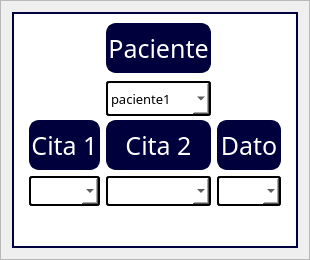
                     <widget class="QFrame" name="frame_comp_combo">
                      <property name="frameShape">
                       <enum>QFrame::StyledPanel</enum>
                      </property>
                      <property name="frameShadow">
                       <enum>QFrame::Raised</enum>
                      </property>
                      <layout class="QGridLayout" name="gridLayout_5">
                       <item row="0" column="0">
                        <widget class="QFrame" name="fr_est_tablep">
                         <property name="minimumSize">
                          <size>
                           <width>0</width>
                           <height>230</height>
                          </size>
                         </property>
                         <property name="maximumSize">
                          <size>
                           <width>1250</width>
                           <height>300</height>
                          </size>
                         </property>
                         <property name="styleSheet">
                          <string notr="true">background-color: rgb(255, 255, 255);
border: 2px solid rgb(0, 0, 61);</string>
                         </property>
                         <property name="frameShape">
                          <enum>QFrame::StyledPanel</enum>
                         </property>
                         <property name="frameShadow">
                          <enum>QFrame::Raised</enum>
                         </property>
                         <layout class="QGridLayout" name="gridLayout_2">
                          <item row="1" column="2">
                           <widget class="QLabel" name="label_paciente">
                            <property name="minimumSize">
                             <size>
                              <width>0</width>
                              <height>50</height>
                             </size>
                            </property>
                            <property name="maximumSize">
                             <size>
                              <width>16777215</width>
                              <height>50</height>
                             </size>
                            </property>
                            <property name="font">
                             <font>
                              <family>Circular Std</family>
                              <pointsize>19</pointsize>
                             </font>
                            </property>
                            <property name="styleSheet">
                             <string notr="true">border: 2px solid rgb(0, 0, 61);
border-radius: 10px;
background-color: rgb(0, 0, 61);
color: white</string>
                            </property>
                            <property name="text">
                             <string>Paciente</string>
                            </property>
                            <property name="alignment">
                             <set>Qt::AlignCenter</set>
                            </property>
                           </widget>
                          </item>
                          <item row="3" column="0">
                           <widget class="QFrame" name="frame_void_2">
                            <property name="maximumSize">
                             <size>
                              <width>30</width>
                              <height>2000</height>
                             </size>
                            </property>
                            <property name="styleSheet">
                             <string notr="true">border: none</string>
                            </property>
                            <property name="frameShape">
                             <enum>QFrame::StyledPanel</enum>
                            </property>
                            <property name="frameShadow">
                             <enum>QFrame::Raised</enum>
                            </property>
                           </widget>
                          </item>
                          <item row="3" column="1">
                           <widget class="QLabel" name="label_cita1">
                            <property name="minimumSize">
                             <size>
                              <width>0</width>
                              <height>50</height>
                             </size>
                            </property>
                            <property name="maximumSize">
                             <size>
                              <width>16777215</width>
                              <height>4000</height>
                             </size>
                            </property>
                            <property name="font">
                             <font>
                              <family>Circular Std</family>
                              <pointsize>19</pointsize>
                             </font>
                            </property>
                            <property name="styleSheet">
                             <string notr="true">border: 2px solid rgb(0, 0, 61);
border-radius: 10px;
background-color: rgb(0, 0, 61);
color: white</string>
                            </property>
                            <property name="text">
                             <string>Cita 1</string>
                            </property>
                            <property name="alignment">
                             <set>Qt::AlignCenter</set>
                            </property>
                           </widget>
                          </item>
                          <item row="5" column="3">
                           <widget class="QFrame" name="frame_void">
                            <property name="minimumSize">
                             <size>
                              <width>0</width>
                              <height>25</height>
                             </size>
                            </property>
                            <property name="maximumSize">
                             <size>
                              <width>16777215</width>
                              <height>100</height>
                             </size>
                            </property>
                            <property name="styleSheet">
                             <string notr="true">border: None</string>
                            </property>
                            <property name="frameShape">
                             <enum>QFrame::StyledPanel</enum>
                            </property>
                            <property name="frameShadow">
                             <enum>QFrame::Raised</enum>
                            </property>
                           </widget>
                          </item>
                          <item row="4" column="1">
                           <widget class="QComboBox" name="combobox_cita1">
                            <property name="minimumSize">
                             <size>
                              <width>0</width>
                              <height>30</height>
                             </size>
                            </property>
                            <property name="maximumSize">
                             <size>
                              <width>500</width>
                              <height>35</height>
                             </size>
                            </property>
                            <property name="styleSheet">
                             <string notr="true">border: 2px solid rgb(0, 0, 61);
border-radius: 3px;
border-color: rgb(0, 0, 0);
background-color: rgb(255, 255, 255);
</string>
                            </property>
                           </widget>
                          </item>
                          <item row="3" column="5">
                           <widget class="QFrame" name="frame_void_3">
                            <property name="maximumSize">
                             <size>
                              <width>30</width>
                              <height>16777215</height>
                             </size>
                            </property>
                            <property name="styleSheet">
                             <string notr="true">border: none</string>
                            </property>
                            <property name="frameShape">
                             <enum>QFrame::StyledPanel</enum>
                            </property>
                            <property name="frameShadow">
                             <enum>QFrame::Raised</enum>
                            </property>
                           </widget>
                          </item>
                          <item row="3" column="2">
                           <widget class="QLabel" name="label_cita2">
                            <property name="minimumSize">
                             <size>
                              <width>0</width>
                              <height>50</height>
                             </size>
                            </property>
                            <property name="maximumSize">
                             <size>
                              <width>16777215</width>
                              <height>50</height>
                             </size>
                            </property>
                            <property name="font">
                             <font>
                              <family>Circular Std</family>
                              <pointsize>19</pointsize>
                             </font>
                            </property>
                            <property name="styleSheet">
                             <string notr="true">border: 2px solid rgb(0, 0, 61);
border-radius: 10px;
background-color: rgb(0, 0, 61);
color: white</string>
                            </property>
                            <property name="text">
                             <string>Cita 2</string>
                            </property>
                            <property name="alignment">
                             <set>Qt::AlignCenter</set>
                            </property>
                           </widget>
                          </item>
                          <item row="2" column="2">
                           <widget class="QComboBox" name="comboBox__paciente1">
                            <property name="minimumSize">
                             <size>
                              <width>0</width>
                              <height>35</height>
                             </size>
                            </property>
                            <property name="maximumSize">
                             <size>
                              <width>500</width>
                              <height>30</height>
                             </size>
                            </property>
                            <property name="font">
                             <font>
                              <family>Circular Std</family>
                              <pointsize>10</pointsize>
                             </font>
                            </property>
                            <property name="styleSheet">
                             <string notr="true">border: 2px solid rgb(0, 0, 61);
border-radius: 3px;
border-color: rgb(0, 0, 0);
background-color: rgb(255, 255, 255);
</string>
                            </property>
                            <item>
                             <property name="text">
                              <string>paciente1</string>
                             </property>
                            </item>
                            <item>
                             <property name="text">
                              <string>paciente 2</string>
                             </property>
                            </item>
                            <item>
                             <property name="text">
                              <string>paciente  3</string>
                             </property>
                            </item>
                           </widget>
                          </item>
                          <item row="4" column="2">
                           <widget class="QComboBox" name="combobox_cita2">
                            <property name="minimumSize">
                             <size>
                              <width>0</width>
                              <height>30</height>
                             </size>
                            </property>
                            <property name="maximumSize">
                             <size>
                              <width>500</width>
                              <height>35</height>
                             </size>
                            </property>
                            <property name="styleSheet">
                             <string notr="true">border: 2px solid rgb(0, 0, 61);
border-radius: 3px;
border-color: rgb(0, 0, 0);
background-color: rgb(255, 255, 255);
</string>
                            </property>
                           </widget>
                          </item>
                          <item row="3" column="3">
                           <widget class="QLabel" name="label_dato">
                            <property name="font">
                             <font>
                              <family>Circular Std</family>
                              <pointsize>19</pointsize>
                             </font>
                            </property>
                            <property name="styleSheet">
                             <string notr="true">border: 2px solid rgb(0, 0, 61);
border-radius: 10px;
background-color: rgb(0, 0, 61);
color: white</string>
                            </property>
                            <property name="text">
                             <string>Dato</string>
                            </property>
                            <property name="alignment">
                             <set>Qt::AlignCenter</set>
                            </property>
                           </widget>
                          </item>
                          <item row="4" column="3">
                           <widget class="QComboBox" name="combobox_dato">
                            <property name="minimumSize">
                             <size>
                              <width>0</width>
                              <height>30</height>
                             </size>
                            </property>
                            <property name="styleSheet">
                             <string notr="true">border: 2px solid rgb(0, 0, 61);
border-radius: 3px;
border-color: rgb(0, 0, 0);
background-color: rgb(255, 255, 255);
</string>
                            </property>
                           </widget>
                          </item>
                         </layout>
                        </widget>
                       </item>
                      </layout>
                     </widget>
